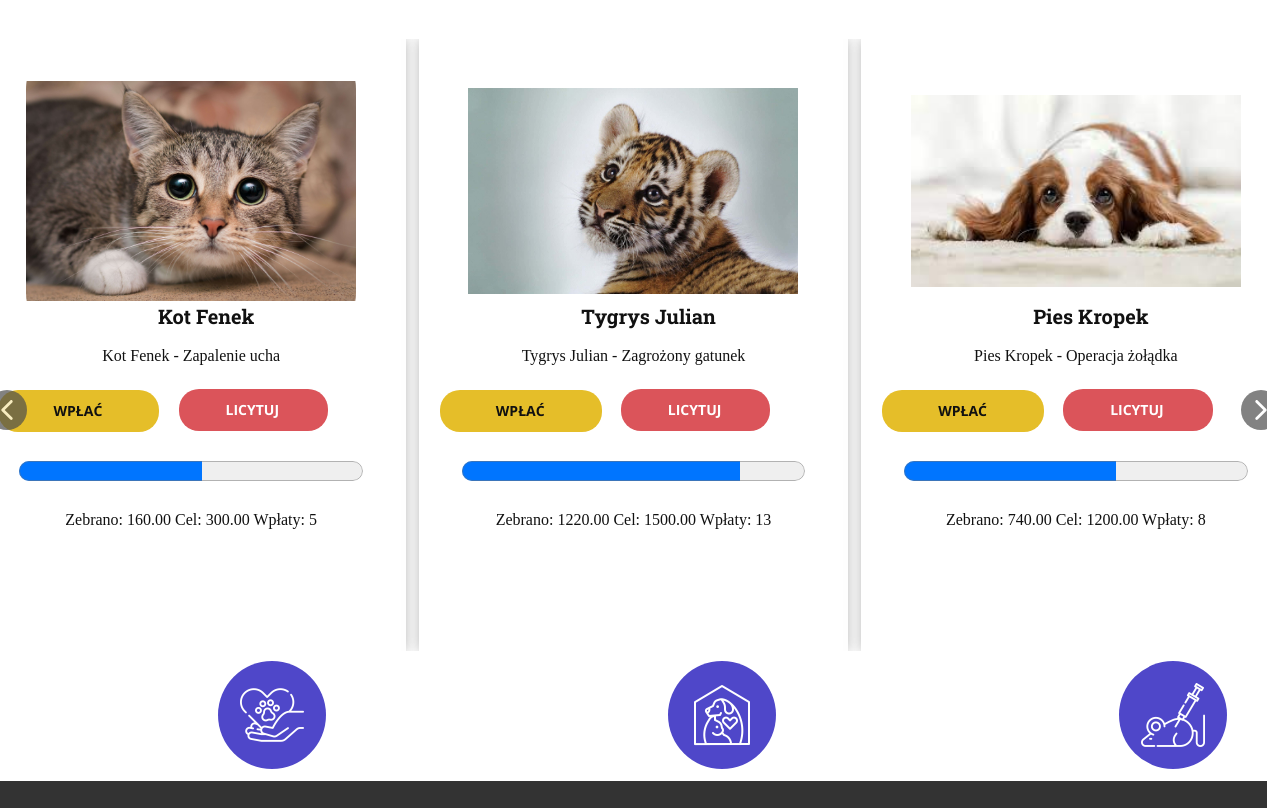
Before: / (middle part) with the older database file.
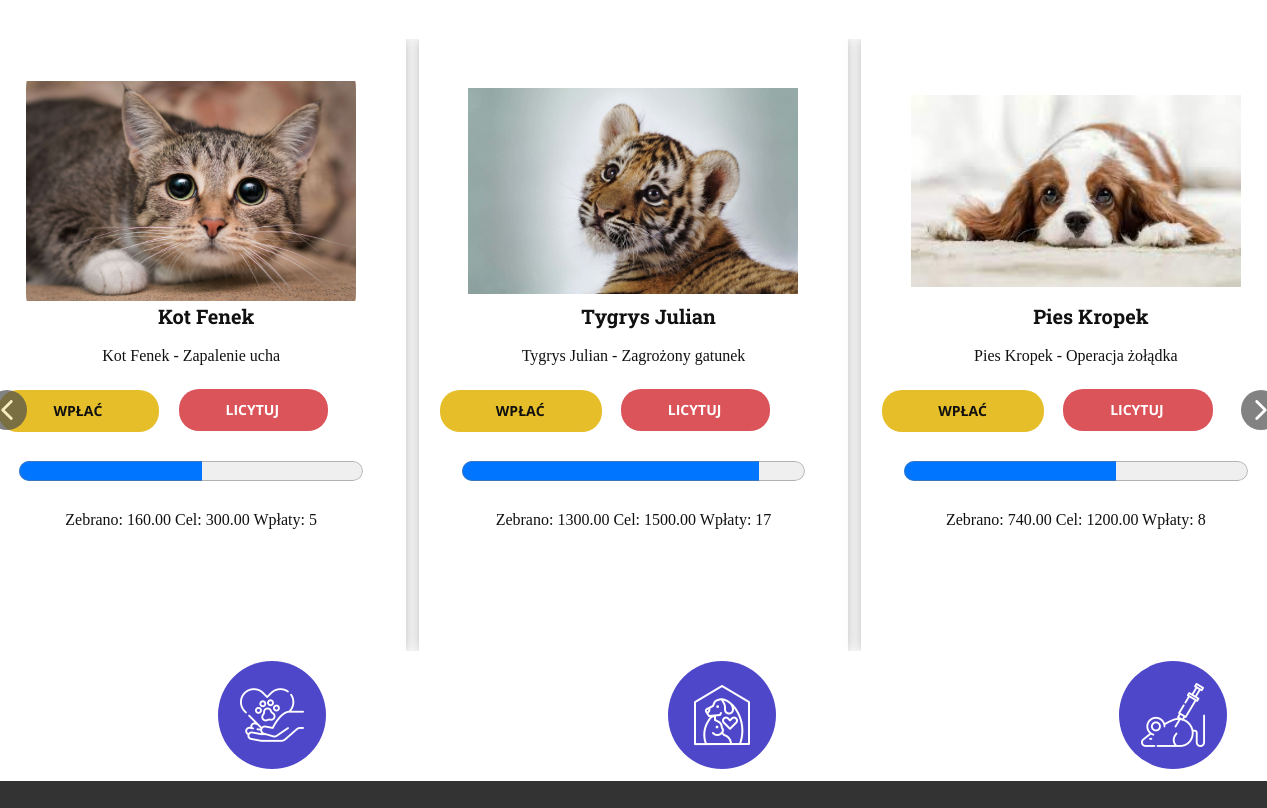
After: the same page with the newer database file.
### app/models.py (models this page shows, shortened)
class Animal(models.Model):
    name = models.CharField(max_length=50)
    type = models.CharField(max_length=50)
    description = models.TextField()
    picture = models.TextField()
    total_donations = models.IntegerField(default=0)
    donations_amount = models.DecimalField(max_digits=10, decimal_places=2, default=0.0)
    donation_target = models.DecimalField(max_digits=10, decimal_places=2, default=0.0)
    due_date = models.DateField(blank=True, null=True)

### app/views.py (the view)
# urls.py: path('', views.main_page, name="main"),
def main_page(request):
    all_animals = Animal.objects.all
    return render(request, "index.html", {"all": all_animals})

### app/templates/index.html (shortened to what this page needs)
{% load static %}
<!DOCTYPE html>
<html style="font-size: 16px;" lang="pl"><head>
    <link rel="stylesheet" href="{% static 'nicepage.css' %}" media="screen">
<link rel="stylesheet" href="{% static 'Główna.css' %}" media="screen">
  <meta data-intl-tel-input-cdn-path="intlTelInput/"></head>
  <body data-home-page="https://website6051647.nicepage.io/Główna.html?version=1cc3181b-0565-135c-1f9e-ff358a99dee6" data-home-page-title="Główna" data-path-to-root="./" data-include-products="false" class="u-body u-xl-mode" data-lang="pl">
    <section class="u-clearfix u-section-2" id="sec-6637">
      <div class="u-clearfix u-sheet u-sheet-1">
        <div class="custom-expanded u-layout-horizontal u-products u-products-1" data-items-per-page="6" data-site-sorting-prop="created" data-site-sorting-order="desc">
          <div class="u-repeater u-repeater-1">
            <div class="u-container-style u-products-item u-repeater-item u-white u-repeater-item-1">
              <div class="u-container-layout u-similar-container u-valign-top u-container-layout-1">
                <img alt="" class="custom-expanded u-image u-image-contain u-image-round u-product-control u-radius u-image-1" src="{% static 'images/1620728230.jpg' %}" data-image-width="1920" data-image-height="1280">
                <h2 class="u-align-center u-custom-font u-font-roboto-slab u-subtitle u-text u-text-1"> {{all.0.type}} {{ all.0.name }} </h2>
                <p class="u-align-center u-custom-font u-font-merriweather u-text u-text-2"> {{all.0.type}} {{ all.0.name }} - {{ all.0.description }} </p>
                <a href="{% url 'bump' pk=all.0.pk %}" class="u-border-none u-btn u-btn-round u-button-style u-custom-color-2 u-product-control u-radius u-btn-1 u-dialog-link u-payment-button" data-product-button-click-type="buy-now" data-product-id="">Wpłać</a>
                <a href="#" class="u-border-none u-btn u-btn-round u-button-style u-palette-2-base u-product-control u-radius u-btn-2 u-dialog-link u-payment-button" data-product-button-click-type="buy-now" data-product-id="">Licytuj</a>
                <progress class="progress-align-center" value= {{all.0.donations_amount}}  max= {{all.0.donation_target}} ></progress>
                <p class="u-align-center u-custom-font u-font-merriweather u-text u-text-6"> Zebrano: {{all.0.donations_amount}} Cel: {{all.0.donation_target}} Wpłaty: {{all.0.total_donations}} </p>
              </div>
            </div>
            <div class="u-container-style u-products-item u-repeater-item u-white u-repeater-item-2">
              <div class="u-container-layout u-similar-container u-valign-top u-container-layout-2">
                <img alt="" class="custom-expanded u-image u-image-contain u-image-round u-product-control u-radius u-image-2" src="{% static 'images/cute-baby-animal-pictures-zzdaek1h4l810z9w.jpg' %}" data-image-width="1600" data-image-height="1000">
                <h2 class="u-align-center u-custom-font u-font-roboto-slab u-subtitle u-text u-text-3"> {{all.1.type}} {{ all.1.name }} </h2>
                <p class="u-align-center u-custom-font u-font-merriweather u-text u-text-4"> {{all.1.type}} {{ all.1.name }} - {{ all.1.description }} </p>
                <a href="{% url 'bump' pk=all.1.pk %}" class="u-border-none u-btn u-btn-round u-button-style u-custom-color-2 u-product-control u-radius u-btn-3 u-dialog-link u-payment-button" data-product-button-click-type="buy-now" data-product-id="">Wpłać</a>
                <a href="#" class="u-border-none u-btn u-btn-round u-button-style u-palette-2-base u-product-control u-radius u-btn-4 u-dialog-link u-payment-button" data-product-button-click-type="buy-now" data-product-id="">Licytuj</a>
                <progress class="progress-align-center" value= {{all.1.donations_amount}}  max= {{all.1.donation_target}} ></progress>
                <p class="u-align-center u-custom-font u-font-merriweather u-text u-text-6"> Zebrano: {{all.1.donations_amount}} Cel: {{all.1.donation_target}} Wpłaty: {{all.1.total_donations}} </p>
              </div>
            </div>
            <div class="u-container-style u-products-item u-repeater-item u-white u-repeater-item-3">
              <div class="u-container-layout u-similar-container u-valign-top u-container-layout-3">
                <img alt="" class="custom-expanded u-image u-image-contain u-image-round u-product-control u-radius u-image-3" src="{% static 'images/pobrane.jpeg' %}" data-image-width="294" data-image-height="171">
                <h2 class="u-align-center u-custom-font u-font-roboto-slab u-subtitle u-text u-text-5"> {{all.2.type}} {{ all.2.name }} </h2>
                <p class="u-align-center u-custom-font u-font-merriweather u-text u-text-6"> {{all.2.type}} {{ all.2.name }} - {{ all.2.description }} </p>
                <a href="{% url 'bump' pk=all.2.pk %}" class="u-border-none u-btn u-btn-round u-button-style u-custom-color-2 u-product-control u-radius u-btn-5 u-dialog-link u-payment-button" data-product-button-click-type="buy-now" data-product-id="">Wpłać</a>
                <a href="#" class="u-border-none u-btn u-btn-round u-button-style u-palette-2-base u-product-control u-radius u-btn-6 u-dialog-link u-payment-button" data-product-button-click-type="buy-now" data-product-id="">Licytuj</a>
                <progress class="progress-align-center" value= {{all.2.donations_amount}}  max= {{all.2.donation_target}} ></progress>
                <p class="u-align-center u-custom-font u-font-merriweather u-text u-text-6"> Zebrano: {{all.2.donations_amount}} Cel: {{all.2.donation_target}} Wpłaty: {{all.2.total_donations}} </p>
              </div>
            </div>
          <a class="u-absolute-vcenter u-gallery-nav u-gallery-nav-prev u-grey-70 u-icon-circle u-opacity u-opacity-70 u-spacing-10 u-text-white u-gallery-nav-1" href="#" role="button">
            <span aria-hidden="true">
            </span>
          </a>
          <a class="u-absolute-vcenter u-gallery-nav u-gallery-nav-next u-grey-70 u-icon-circle u-opacity u-opacity-70 u-spacing-10 u-text-white u-gallery-nav-2" href="#" role="button">
            <span aria-hidden="true">
            </span>
          </a>
        </div>
        <div class="custom-expanded u-align-center u-layout-grid u-list u-list-1">
          <div class="u-repeater u-repeater-2">
            <div class="u-align-left u-container-style u-list-item u-repeater-item u-shape-rectangle u-list-item-1" data-animation-name="customAnimationIn" data-animation-duration="1250">
              <div class="u-container-layout u-similar-container u-container-layout-7"><span class="u-file-icon u-icon u-icon-circle u-palette-1-base u-text-white u-icon-1"><img src="{% static 'images/2913494-ec9093cd.png' %}" alt=""></span>
              </div>
            </div>
            <div class="u-align-left u-container-style u-list-item u-repeater-item u-shape-rectangle u-list-item-2" data-animation-name="customAnimationIn" data-animation-duration="1250" data-animation-delay="0">
              <div class="u-container-layout u-similar-container u-container-layout-8"><span class="u-file-icon u-icon u-icon-circle u-palette-1-base u-text-white u-icon-2"><img src="{% static 'images/3047827-19eb741a.png' %}"  alt=""></span>
              </div>
            </div>
            <div class="u-align-left u-container-style u-list-item u-repeater-item u-shape-rectangle u-list-item-3" data-animation-name="customAnimationIn" data-animation-duration="1250">
              <div class="u-container-layout u-similar-container u-container-layout-9"><span class="u-file-icon u-icon u-icon-circle u-palette-1-base u-text-white u-icon-3"><img src="{% static 'images/2050424-d18f8ede.png' %}" alt=""></span>
              </div>
            </div>
          </div>
        </div>
      </div>
    </section>
    <footer class="u-align-center-sm u-align-center-xs u-clearfix u-footer u-grey-80" id="sec-d2a6"><div class="u-clearfix u-sheet u-valign-middle-sm u-valign-middle-xs u-sheet-1">
      </div></footer>
</body></html>

Changed rows visible on the page:
changed Animal "Tygrys": donations_amount "1220.00" → "1300.00"; total_donations "13" → "17"
